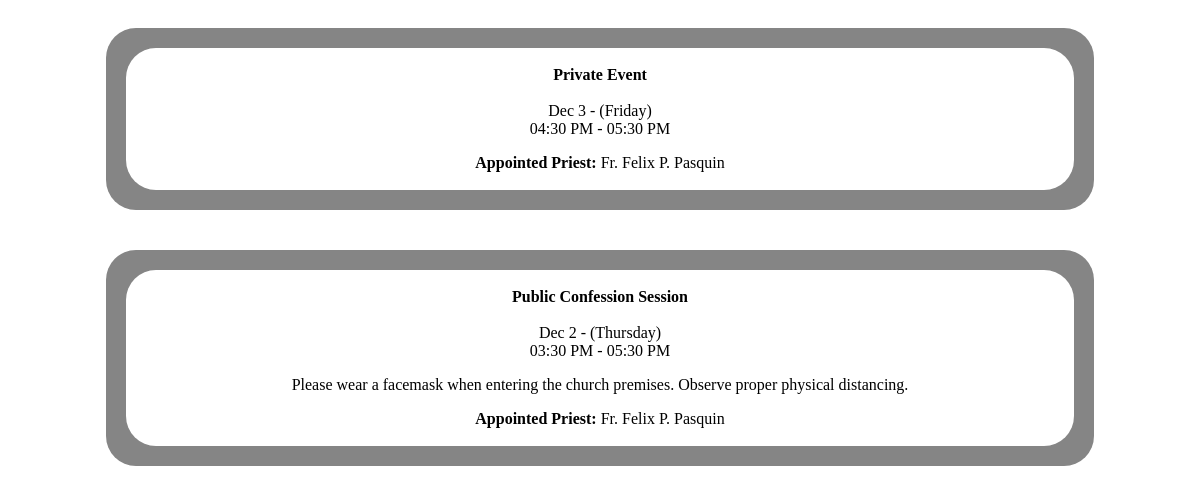
Screenshot of /events.php with the database file from the repository.
### tables this page shows
CREATE TABLE `tbl_schedules` (
  `sched_id` int(3) UNSIGNED NOT NULL,
  `sched_title` varchar(50) NOT NULL,
  `event_type` varchar(50) NOT NULL,
  `category` varchar(30) NOT NULL,
  `sched_priest` varchar(50) NOT NULL,
  `client_name` varchar(50) NOT NULL,
  `contact_no` varchar(11) NOT NULL,
  `client_email` varchar(50) NOT NULL,
  `startDate` date NOT NULL,
  `startTime` time NOT NULL,
  `endDate` date NOT NULL,
  `endTime` time NOT NULL,
  `sched_note` varchar(1000) NOT NULL,
  `sched_status` varchar(30) NOT NULL
);

### class.posts.php (called while the page is built, shortened)
<?php
class Posts{
	public $db;
	public function __construct(){
		$this->db = new mysqli(DB_SERVER,DB_USERNAME,DB_PASSWORD,DB_DATABASE);
	}
	public function viewing(){
        $sql = "SELECT * FROM tbl_schedules WHERE sched_status = 'SCHEDULED' ORDER BY startDate DESC LIMIT 6";
        $result=mysqli_query($this->db,$sql);
		while($row=mysqli_fetch_assoc($result)){
			$list[] = $row;
		}
		return $list;
	}
}

### events.php (the view, shortened to what this page needs)
<?php
include 'class.posts.php';
$post = new Posts();
?>
<!DOCTYPE html>
<html lang="en" dir="ltr">
<head>
    <link rel="stylesheet" href="css/public_styles.css">
    <link href='https://unpkg.com/boxicons@2.0.7/css/boxicons.min.css' rel='stylesheet'>
</head>
<?php
    $view_posts = $post->viewing();
    foreach($view_posts as $item){
?>
<body>
    <div class="container">
        <div class="item"><br/>
            <b>
            <?php
            if($item['category'] == "Private"){
                echo "Private Event";
            }else{
                echo $item['sched_title'];
            }
            ?></b><br/><br/>
            <?php
            $sdate = date_create($item['startDate']);
            $edate = date_create($item['endDate']);
            $startDate = date_format($sdate, "M j - (D)");
            $endDate = date_format($edate, "M j - (D)");
            if($sdate == $edate){
                echo date_format($sdate, "M j - (l)");
            }else{
                echo $startDate . " to " . $endDate;
            }
            ?><br/>
            <?php $stime = date_create($item['startTime']);echo date_format($stime, "h:i A"); ?> -
            <?php $etime = date_create($item['endTime']); echo date_format($etime, "h:i A"); ?><br/>
            <p>
            <?php
            if($item['category'] == "Private"){
            }else{
                echo $item['sched_note'];
            }
            ?>
            </p>
            <b class="title-left">Appointed Priest: </b><?php echo $item['sched_priest'];?><br/><br/>
        </div>
    </div>
</body>
<?php
    }
?>
</html>

### css/public_styles.css (style rules this page uses)
body { text-align: center; }
.container { display: inline-block; width: 80%; margin: 20px; padding: 20px; background-color: #858585; border-radius: 30px; }
.item { width: 100%; background-color: #ffffff; border-radius: 30px; }
.title-left { text-align: left; }

### rows the page displays
tbl_schedules: category "Private Event", startDate "Dec 3 - (Friday)", startTime "04:30 PM", endTime "05:30 PM", sched_priest "Fr. Felix P. Pasquin"
tbl_schedules: sched_title "Public Confession Session", startDate "Dec 2 - (Thursday)", startTime "03:30 PM", endTime "05:30 PM", sched_note "Please wear a facemask when entering the church premises. Observe proper physical distancing.", sched_priest "Fr. Felix P. Pasquin"
